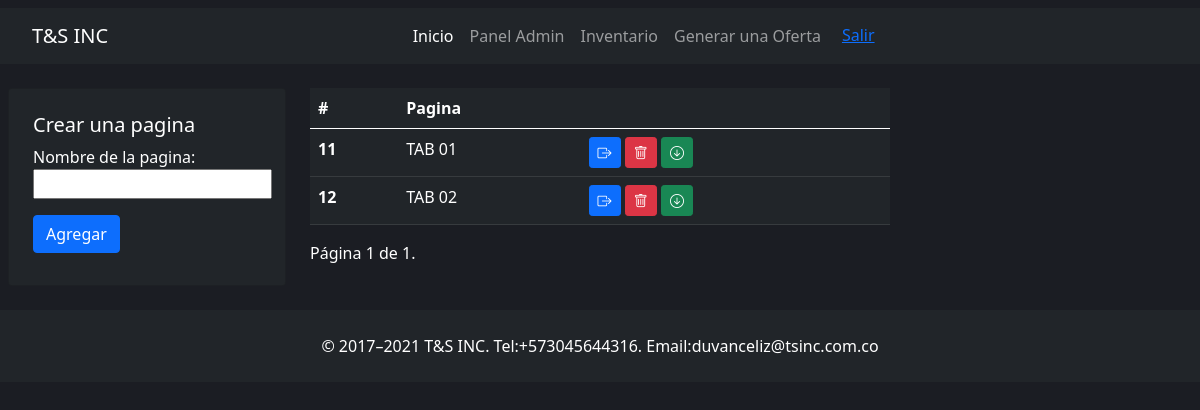
Page /createpage/3/ (signed in) on the earlier database version.
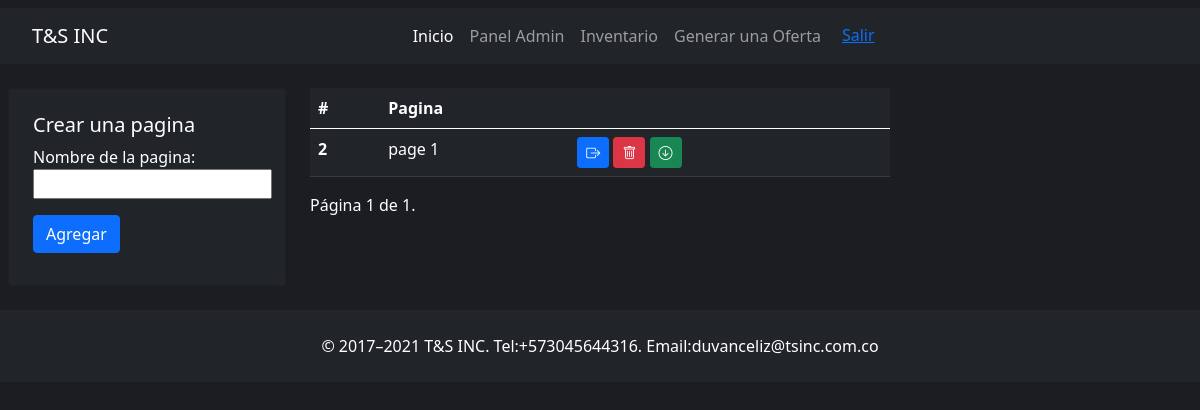
Same page on the later database version.
### tsinc/models.py (models this page shows, shortened)
class Dasboard(models.Model):
    name = models.CharField(max_length=200, default=None)
    project = models.ForeignKey(Project, on_delete=models.CASCADE, related_name='dashboards')

### tsinc/views.py (the view)
# urls.py: path('createpage/<int:id>/', views.create_page, name='create_page'),
@login_required
def create_page(request,id):
    if request.method == 'GET':
        project = get_object_or_404(Project,id=id)
        pages_project = project.dashboards.all()
        paginator = Paginator(pages_project, 5)
        page_number = request.GET.get('page')
        page_obj = paginator.get_page(page_number)
        return render(request, 'createpage.html',{'page_obj': page_obj, 'form':CreatePage()})
    else:
        project = Project.objects.get(id=id)
        print(request.POST['name'])
        Dasboard.objects.create(name = request.POST['name'],project=project)
        return redirect(f'/createpage/{id}/')

### tsinc/forms.py
class CreatePage(forms.Form):
    name = forms.CharField(label="Nombre de la pagina", max_length=100)

### tsinc/context_processors.py (called while the page is built)
def breadcrumbs(request):
    return {'breadcrumbs': get_breadcrumbs(request)}

### tsinc/utils.py (called while the page is built)
def get_breadcrumbs(request):
    path = request.path.strip('/').split('/')
    breadcrumbs = []
    for i in range(len(path)):
        breadcrumb_path = '/'.join(path[:i + 1])
        breadcrumb_name = path[i].replace('-', ' ').title()  # Puedes personalizar cómo se muestra el nombre
        breadcrumbs.append((breadcrumb_name, '/' + breadcrumb_path))
    return breadcrumbs

### tsinc/templates/createpage.html (shortened to what this page needs)
{% extends 'layout.html' %} {% block body %}
<div class="container">
    <div class="row">
        <div class="col-3">
        <div class="card bg-dark p-4">
          <h5>Crear una pagina</h5>
          {% include 'components/form.html' %}
        </div>
        </div>
      <div class="col-6">
        <table class="table table-hover table-dark">
          <thead>
            <tr>
              <th scope="col">#</th>
              <th scope="col">Pagina</th>
              <th scope="col"></th>
            </tr>
          </thead>
          <tbody>
            <tr>
              {% for page in page_obj %}
                <th scope="row">{{page.id}}</th>
              <td>{{page.name}}</td>
              <td>
                <a class="btn btn-primary btn-sm" href="{% url 'dashboard' page.id %}"> <i class="bi bi-box-arrow-right"></i></a>
                <a class="btn btn-danger btn-sm" href="{% url 'delete_page' page.id %}" onclick="return verificar()"> <i class="bi bi-trash"></i> </a>
                <a href="" class="btn btn-success btn-sm"><i class="bi bi-arrow-down-circle"></i></a>
              </td>
            </tr>
            {%endfor%}
          </tbody>
        </table>
        <div class="pagination">
          <span class="step-links">
              <span class="current">
                  Página {{ page_obj.number }} de {{ page_obj.paginator.num_pages }}.
              </span>
          </span>
      </div>
      </div>
      <div class="col-3">
      </div>
    </div>
  </div>
{% endblock %}

Differences in the rows shown:
removed Dasboard: id "11", name "TAB 01"
removed Dasboard: id "12", name "TAB 02"
added Dasboard: id "2", name "page 1"
